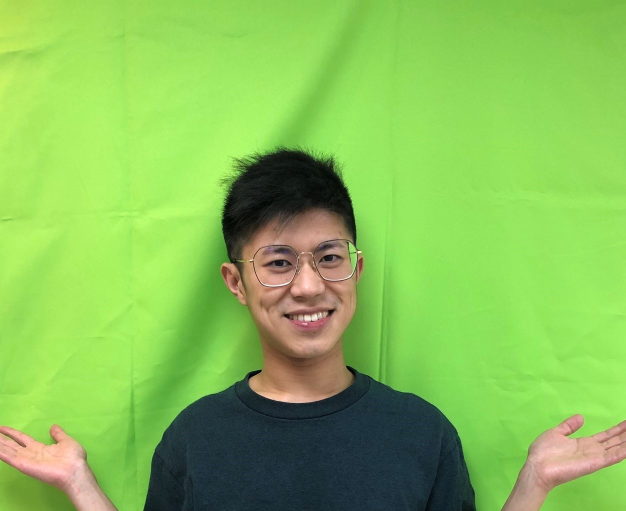
#> input picture stanCode_Projects/MyPhotoshop/image_contest/me.jpg, 1252 x 1022 px (shown at 1/2 size)
$ python best_photoshop_award.py
#> lines starting #> are read from the running program, lines starting #| are printed output that depends on the picture
### stanCode_Projects/MyPhotoshop/simpleimage.py
#!/usr/bin/env python3

"""
Stanford CS106AP SimpleImage
Nick Parlante, Sonja Johnson-Yu, and Nick Bowman
 -6/2019 version has file reading, pix, and foreach iterator

SimpleImage Features:
Create image:
    image = SimpleImage.blank(400, 200)   # create new image of size
    image = SimpleImage('foo.jpg')        # create from file

Access size
    image.width, image.height

Iterate over all pixels:
    for pixel in image:
        #do something with pixel

Get pix at x,y
    pix = image.get_pix(x, y)
    # pix is RGB tuple like (100, 200, 0)

Set pix at x,y
    image.set_pix(x, y, pix)   # set data by tuple also

Get Pixel object at x,y
    pixel = image.get_pixel(x, y)
    pixel.red = 0
    pixel.blue = 255

Show image on screen
    image.show()

The main() function below demonstrates the above functions as a test.
"""

import sys
# If the following line fails, "Pillow" needs to be installed
from PIL import Image


def clamp(num):
    """
    Return a "clamped" version of the given num,
    converted to be an int limited to the range 0..255 for 1 byte.
    """
    num = int(num)
    if num < 0:
        return 0
    if num >= 256:
        return 255
    return num


class Pixel(object):
    """
    A pixel at an x,y in a SimpleImage.
    Supports set/get .red .green .blue
    and get .x .y
    """
    def __init__(self, image, x, y):
        self.image = image
        self._x = x
        self._y = y

    def __str__(self):
        return 'r:' + str(self.red) + ' g:' + str(self.green) + ' b:' + str(self.blue)

    # Pillow image stores each pixel color as a (red, green, blue) tuple.
    # So the functions below have to unpack/repack the tuple to change anything.

    @property
    def red(self):
        return self.image.px[self._x, self._y][0]

    @red.setter
    def red(self, value):
        rgb = self.image.px[self._x, self._y]
        self.image.px[self._x, self._y] = (clamp(value), rgb[1], rgb[2])

    @property
    def green(self):
        return self.image.px[self._x, self._y][1]

    @green.setter
    def green(self, value):
        rgb = self.image.px[self._x, self._y]
        self.image.px[self._x, self._y] = (rgb[0], clamp(value), rgb[2])

    @property
    def blue(self):
        return self.image.px[self._x, self._y][2]

    @blue.setter
    def blue(self, value):
        rgb = self.image.px[self._x, self._y]
        self.image.px[self._x, self._y] = (rgb[0], rgb[1], clamp(value))

    @property
    def x(self):
        return self._x

    @property
    def y(self):
        return self._y


# color tuples for background color names 'red' 'white' etc.
BACK_COLORS = {
    'white': (255, 255, 255),
    'black': (0, 0, 0),
    'red': (255, 0, 0),
    'green': (0, 255, 0),
    'blue': (0, 0, 255),
}


class SimpleImage(object):
    def __init__(self, filename, width=0, height=0, back_color=None):
        """
        Create a new image. This case works: SimpleImage('foo.jpg')
        To create a blank image use SimpleImage.blank(500, 300)
        The other parameters here are for internal/experimental use.
        """
        # Create pil_image either from file, or making blank
        if filename:
            self.pil_image = Image.open(filename).convert("RGB")
            if self.pil_image.mode != 'RGB':
                raise Exception('Image file is not RGB')
            self._filename = filename  # hold onto
        else:
            if not back_color:
                back_color = 'white'
            color_tuple = BACK_COLORS[back_color]
            if width == 0 or height == 0:
                raise Exception('Creating blank image requires width/height but got {} {}'
                                .format(width, height))
            self.pil_image = Image.new('RGB', (width, height), color_tuple)
        self.px = self.pil_image.load()
        size = self.pil_image.size
        self._width = size[0]
        self._height = size[1]
        self.curr_x = 0
        self.curr_y = 0

    def __iter__(self):
        return self

    # [26 lines left out: functions __next__, increment_curr_counters, blank, file, not called in this run]

    @property
    def width(self):
        """Width of image in pixels."""
        return self._width

    @property
    def height(self):
        """Height of image in pixels."""
        return self._height

    def get_pixel(self, x, y):
        """
        Returns a Pixel at the given x,y, suitable for getting/setting
        .red .green .blue values.
        """
        if x < 0 or x >= self._width or y < 0 or y >= self.height:
            e = Exception('get_pixel bad coordinate x %d y %d (vs. image width %d height %d)' %
                          (x, y, self._width, self.height))
            raise e
        return Pixel(self, x, y)

    # [14 lines left out: functions set_pixel, set_rgb, not called in this run]

    def get_pix(self, x, y):
        """Get pix RGB tuple (200, 100, 50) for the given x,y."""
        return self.px[x, y]

    def set_pix(self, x, y, pix):
        """Set the given pix RGB tuple into the image at the given x,y."""
        self.px[x, y] = pix

    def show(self):
        """Displays the image using an external utility."""
        self.pil_image.show()

    def make_as_big_as(self, image):
        """Resizes image to the shape of the given image"""
        self.pil_image = self.pil_image.resize((image.width, image.height))
        self.px = self.pil_image.load()
        size = self.pil_image.size
        self._width = size[0]
        self._height = size[1]


# [30 lines left out: function main, not called in this run]


# [2 lines that do not run on import are left out]

### stanCode_Projects/MyPhotoshop/best_photoshop_award.py
"""
File: best_photoshop_award.py
Names: Gibbs
----------------------------------
This file creates a photoshopped image
that is going to compete for the 2020 Best
Photoshop Award for SC101P.
Please put all the images you use in image_contest folder
and make sure to choose which award you are aiming at
"""
from simpleimage import SimpleImage

# a threshold used better to recognize the green screens
THRESHOLD = 1.3

# r + g + b < BLACK, the color is close to black
BLACK = 150


def main():
    """
    This function will combine two images into a new image.
    I'm thinking about keeping a dog.
    However, it's too difficult to choose between Shiba-Inu(the left one) and Corgi(the right one).
    They are so adorable.
    If you were me, what's the decision would you make?
    By the way, the color, classic blue(15,76,129), is Pantone Color of the Year 2020!
    """
    me = SimpleImage('image_contest/me.jpg')
#> in __init__, self.pil_image is the input picture: PIL image 1252x1022 RGB; mean R, G, B 134.1, 190.6, 86.5
    bg = SimpleImage('image_contest/cute.jpg')
#> call 2 of __init__, with filename = 'image_contest/cute.jpg', width = 0, height = 0
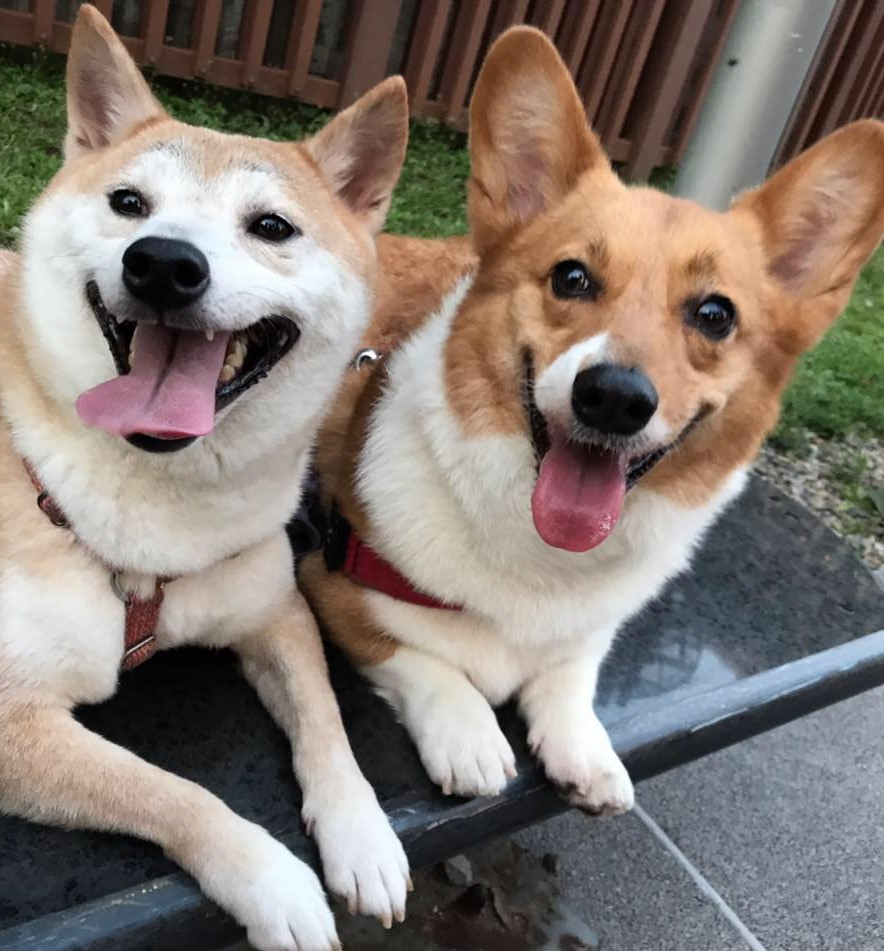
#> input picture stanCode_Projects/MyPhotoshop/image_contest/cute.jpg, 884 x 951 px
#> in __init__, self.pil_image is the input picture: PIL image 884x951 RGB; mean R, G, B 132.2, 121.5, 114.3
    result = combine(me, bg)
    result.show()


def combine(figure, background):
    """
    :param figure: a image with green screens
    :param background: a image used to replace the green screens of the figure image
    :return: figure image after replaced the green screens by background_img
    """
    background.make_as_big_as(figure)
#> in make_as_big_as, `self.pil_image = self.pil_image.resize((image.width, image.height))`:
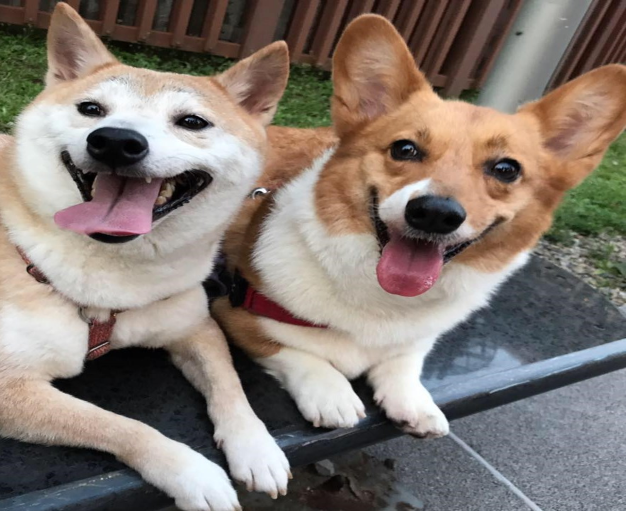
#> self.pil_image: PIL image 1252x1022 RGB (shown at 1/2 size); mean R, G, B 132.2, 121.5, 114.3
    for y in range(figure.height):
        for x in range(figure.width):
            pixel_fg = figure.get_pixel(x, y)
            pixel_bg = background.get_pixel(x, y)
            avg = (pixel_fg.red + pixel_fg.green + pixel_fg.blue) // 3
            total = pixel_fg.red + pixel_fg.green + pixel_fg.blue
            if pixel_fg.green > avg*THRESHOLD and total > BLACK:  # find green screens and avoid 'hair' area
                pixel_fg.red = pixel_bg.red
                pixel_fg.green = pixel_bg.green
                pixel_fg.blue = pixel_bg.blue
            elif y >= figure.height // 10 * 7.5:  # divide remained figure into 3 colors
                pixel_fg.red = 15
                pixel_fg.green = 76  # color of 2020: classic blue
                pixel_fg.blue = 129
            elif y >= figure.height // 10 * 4.5:
                pixel_fg.red = 24
                pixel_fg.green = 121
                pixel_fg.blue = 205
            elif y >= figure.height // 10 * 2:
                pixel_fg.red = 95
                pixel_fg.green = 170
                pixel_fg.blue = 236
    return figure


if __name__ == '__main__':
    main()
#> (the run stopped early here; a loop or call above may not have finished)
